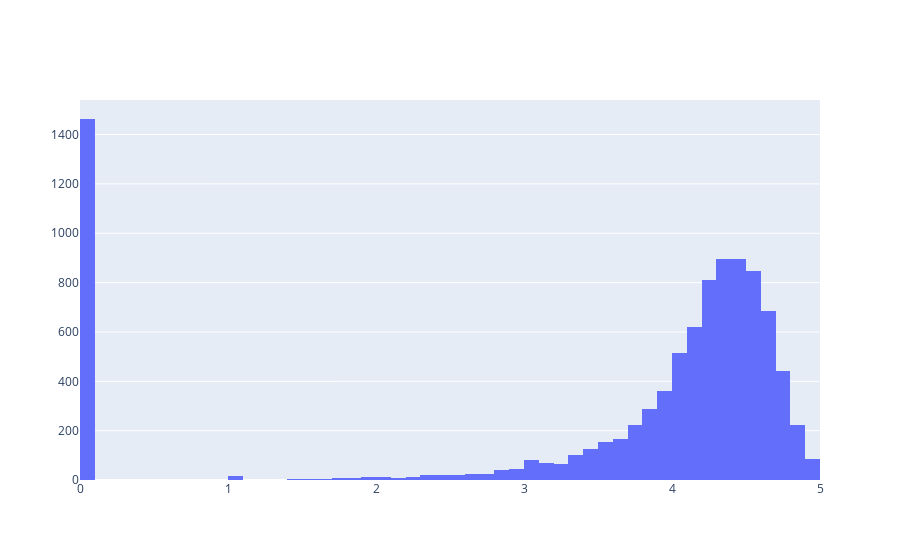

The notebook cell saved with this chart:
### Code cell
data = [go.Histogram(
        x = googleplaystore.Rating,
        xbins = {'start': 0.0, 'size': 0.1, 'end' :5}
)]

print('Average app rating = ', np.mean(googleplaystore['Rating'])) #  la note moyenne 
plotly.offline.iplot(data)  #filename='')

### Figure 1 — Plotly figure (JSON) as saved in the notebook; plotly's stock layout.template omitted (floating-point values rounded to 4 significant figures; data arrays with more than 128 entries replaced by an {"elided": "..."} marker saying what was removed)
{"data": [{"type": "histogram", "x": {"elided": "9659 float values"}, "xbins": {"end": 5, "size": 0.1, "start": 0}}], "layout": {}}
